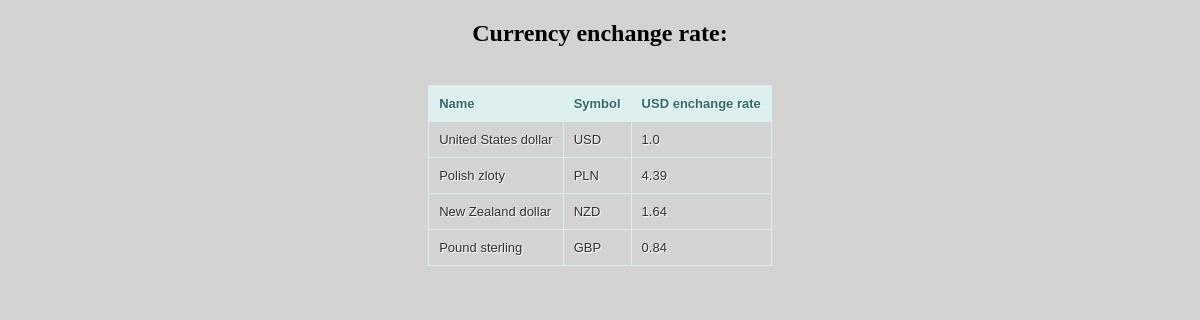
The page / on the database its author committed.
### main/models.py (models this page shows, shortened)
class Currency(models.Model):
    name = models.CharField(max_length=30)
    symbol = models.CharField(max_length=3, unique=True)
    exchange_rate = models.FloatField()

### main/views.py (the view)
# urls.py: path("", views.index, name="index"),
def index(response):
    curr = Currency.objects.all()
    return render(response, "main/home.html", {"curr":curr})

### main/templates/main/home.html
{% extends 'main/base.html' %}
{% block content %}
<h2 style="text-align: center;">Currency enchange rate:</h2>
<br>
<table class="zui-table">
    <thead>
        <tr>
            <th>
                Name
            </th>
            <th>
                Symbol
            </th>
            <th>
                USD enchange rate
            </th>
        </tr>
    </thead>
    {% for money in curr %}
        <tr>
            <td>
                {{money.name}}
            </td>
            <td>
                {{money.symbol}}
            </td>
            <td>
                {{money.exchange_rate}}
            </td>
        </tr>
    {% endfor %}
</table>
{% endblock %}

### main/templates/main/base.html (shortened to what this page needs)
{% load static %}
<!DOCTYPE html>
<html lang="en">
<head>
    <link rel="stylesheet" type="text/css" href="{% static 'main/css/base.css' %}">
</head>
<body>
    <div>
        {% block content %}
        {% endblock %}
    </div>
</body>
</html>

### main/static/main/css/base.css (style rules this page uses)
body { background-color: lightgrey; }
.zui-table { border: solid 1px #DDEEEE; border-collapse: collapse; border-spacing: 0; font: normal 13px Arial, sans-serif; margin-left: auto; margin-right: auto; }
.zui-table thead th { background-color: #DDEFEF; border: solid 1px #DDEEEE; color: #336B6B; padding: 10px; text-align: left; text-shadow: 1px 1px 1px #fff; }
.zui-table tbody td { border: solid 1px #DDEEEE; color: #333; padding: 10px; text-shadow: 1px 1px 1px #fff; }

### rows shown on the page
Currency: name "United States dollar", symbol "USD", exchange_rate "1.0"
Currency: name "Polish zloty", symbol "PLN", exchange_rate "4.39"
Currency: name "New Zealand dollar", symbol "NZD", exchange_rate "1.64"
Currency: name "Pound sterling", symbol "GBP", exchange_rate "0.84"
